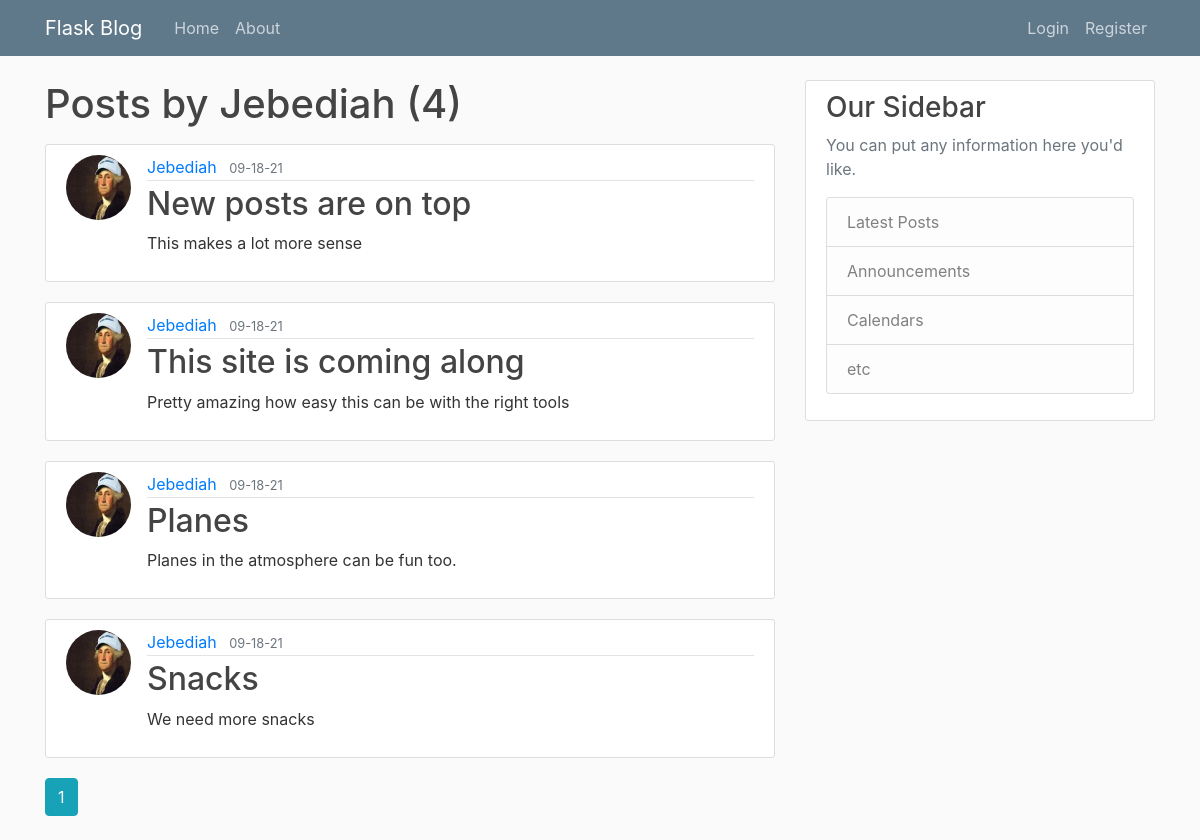
/user/Jebediah, run on the app's committed database.
### flaskblog/models.py (models this page shows, shortened)
class User(db.Model, UserMixin):
  id = db.Column(db.Integer, primary_key=True)
  username = db.Column(db.String(20), unique=True, nullable=False)
  email = db.Column(db.String(120), unique=True, nullable=False)
  image_file = db.Column(db.String(20), nullable=False, default='default.jpg')
  password = db.Column(db.String(60), nullable=False)
  posts = db.relationship('Post', backref='author', lazy=True) # Post here refers to class (uppercase)

class Post(db.Model):
  id = db.Column(db.Integer, primary_key=True)
  title = db.Column(db.String(100), nullable=False)
  date_posted = db.Column(db.DateTime, nullable=False, default=datetime.utcnow)
  content = db.Column(db.Text, nullable=False)
  user_id = db.Column(db.Integer, db.ForeignKey('user.id'), nullable=False) # user.id here refers to user table (lowercase)

### flaskblog/users/routes.py (the view)
@users.route("/user/<string:username>")
def user_posts(username):
  page = request.args.get('page', 1, type=int)
  user = User.query.filter_by(username=username).first_or_404()
  posts = Post.query.filter_by(author=user)\
    .order_by(Post.date_posted.desc())\
    .paginate(page=page, per_page=5)
  return render_template('user_posts.html', posts=posts, user=user)

### flaskblog/templates/user_posts.html
{% extends "layout.html" %}
{% block content %}
  <h1 class="mb-3">Posts by {{ user.username }} ({{ posts.total }})</h1>
  {% for post in posts.items %}
  <article class="media content-section">
    <img src="{{ url_for('static', filename='profile_pics/' + post.author.image_file) }}" class="rounded-circle article-img">
    <div class="media-body">
      <div class="article-metadata">
        <a class="mr-2" href="{{ url_for('users.user_posts', username=post.author.username) }}">{{ post.author.username }}</a>
        <small class="text-muted">{{ post.date_posted.strftime('%m-%d-%y') }}</small>
      </div>
      <h2><a class="article-title" href="{{ url_for('posts.post', post_id=post.id) }}">{{ post.title }}</a></h2>
      <p class="article-content">{{ post.content }}</p>
    </div>
  </article>
  {% endfor %}
  {% for page_num in posts.iter_pages(left_edge=1, right_edge=1, left_current=1, right_current=2) %}
    {% if page_num %}
      {% if posts.page == page_num %}
      <a class="btn btn-info mb-4" href="{{ url_for('users.user_posts', username=user.username, page=page_num) }}">{{ page_num }}</a>
      {% else %}
      <a class="btn btn-outline-info mb-4" href="{{ url_for('users.user_posts', username=user.username, page=page_num) }}">{{ page_num }}</a>
      {% endif %}
    {% else %}
    ...
    {% endif %}
  {% endfor %}
{% endblock content %}

### flaskblog/static/main.css (style rules this page uses)
body { background: #fafafa; color: #333333; margin-top: 5rem; }
h1, h2, h3, h4, h5, h6 { color: #444444; }
.content-section { background: #ffffff; padding: 10px 20px; border: 1px solid #dddddd; border-radius: 3px; margin-bottom: 20px; }
.article-title { color: #444444; }
.article-content { white-space: pre-line; }
.article-img { height: 65px; width: 65px; margin-right: 16px; }
.article-metadata { padding-bottom: 1px; margin-bottom: 4px; border-bottom: 1px solid #e3e3e3 }

### data on the page
User: username "Jebediah"
Post: image_file (picture), author.username "Jebediah", date_posted "09-18-21", title "New posts are on top", content "This makes a lot more sense"
Post: image_file (picture), author.username "Jebediah", date_posted "09-18-21", title "This site is coming along", content "Pretty amazing how easy this can be with the right tools"
Post: image_file (picture), author.username "Jebediah", date_posted "09-18-21", title "Planes", content "Planes in the atmosphere can be fun too."
Post: image_file (picture), author.username "Jebediah", date_posted "09-18-21", title "Snacks", content "We need more snacks"

### other printed values
{{ posts.total }} "4"
{{ page_num }} "1"
